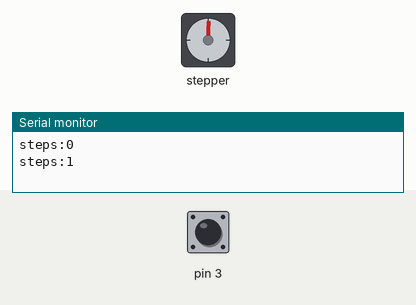
The sketch below on a simulated Arduino Uno, built with avr-gcc and run on an emulated ATmega328P. On the bench: stepper motor, the last lines printed to the serial monitor. The inputs (shaded band) are chosen by the test bench; at power-on: pin 3 HIGH. Stepper angles assume 200 steps per turn.

Above: at 1.2 s.
1.3 s: pin 3 pulled LOW for 0.15 s
At 12.8 s:
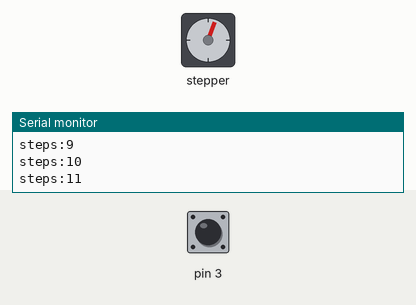
Timing chart, 0 to 14.5 s (numbered marks = the images above; inputs shaded):
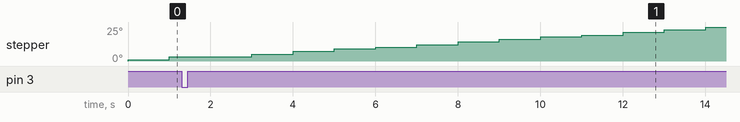

The sketch:

stepper_oneStepAtATime_interrupt.ino
```cpp
/*
 Stepper Motor Control - one step at a time

 This program drives a unipolar or bipolar stepper motor.
 The motor is attached to digital pins 8 - 11 of the Arduino.

 The motor will step one step at a time, very slowly.  You can use this to
 test that you've got the four wires of your stepper wired to the correct
 pins. If wired correctly, all steps should be in the same direction.

 Use this also to count the number of steps per revolution of your motor,
 if you don't know it.  Then plug that number into the oneRevolution
 example to see if you got it right.

 Created 30 Nov. 2009
 by Tom Igoe

 */

#include <Stepper.h>

const int stepsPerRevolution = 200;  // change this to fit the number of steps per revolution
                                     // for your motor

// initialize the stepper library on pins 8 through 11:
Stepper myStepper(stepsPerRevolution, 6,7,8,9);
volatile int interrupt;
int stepCount = 0;         // number of steps the motor has taken

void setup() {
  // initialize the serial port:
  Serial.begin(9600);
  pinMode(3,INPUT_PULLUP);
  attachInterrupt(1, abbruch, CHANGE);

  interrupt = 0;
}

void abbruch()

{
  interrupt=1;
}

void loop() {
  // step one step:
  if (interrupt) {
    interrupt =0;
    Serial.println("Jeppah");

    delay(1000);
  }
  myStepper.step(1);
  Serial.print("steps:" );
  Serial.println(stepCount);
  stepCount++;
  delay(1000);
}
```
